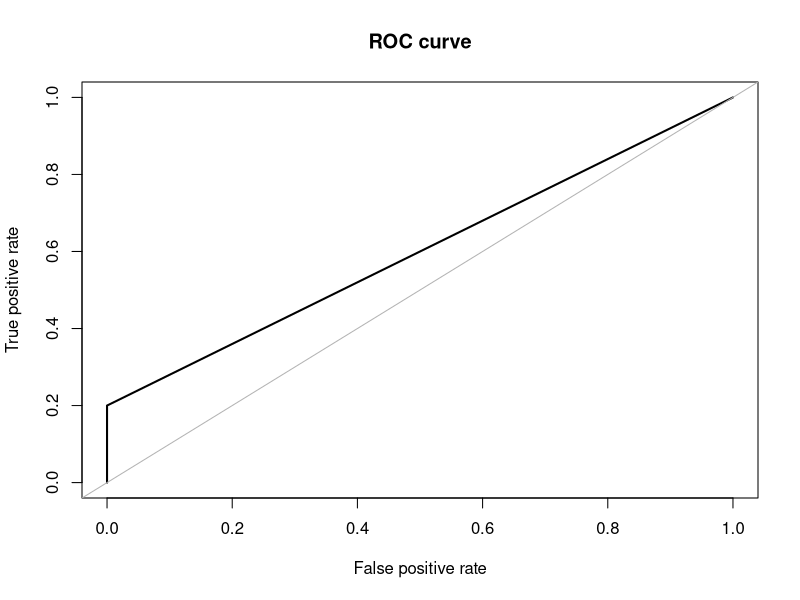
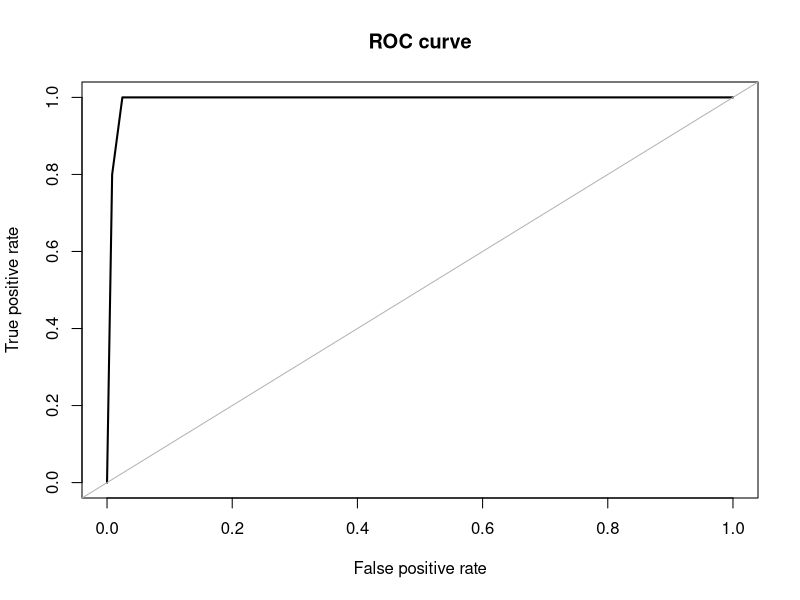
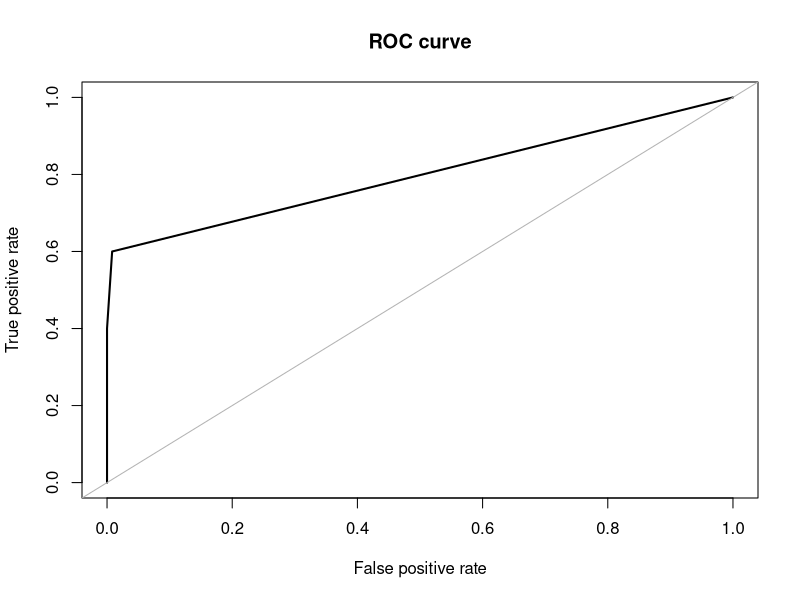
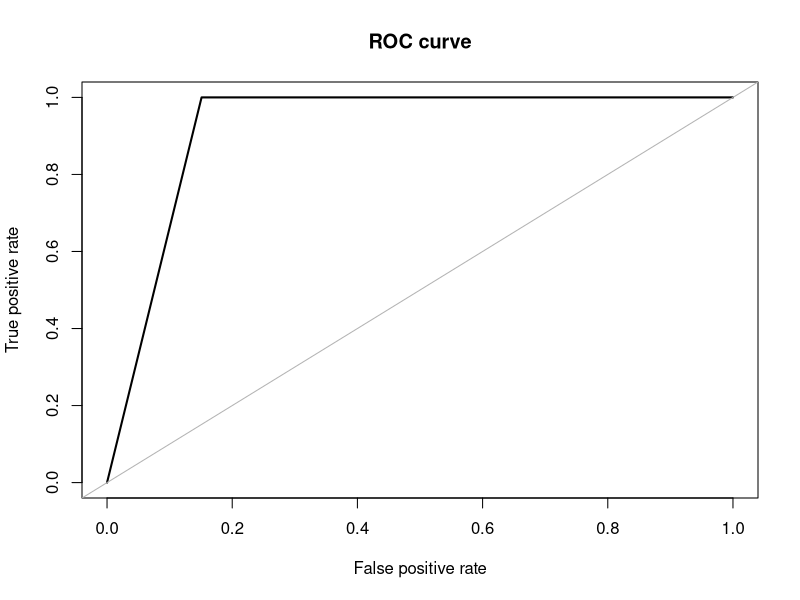
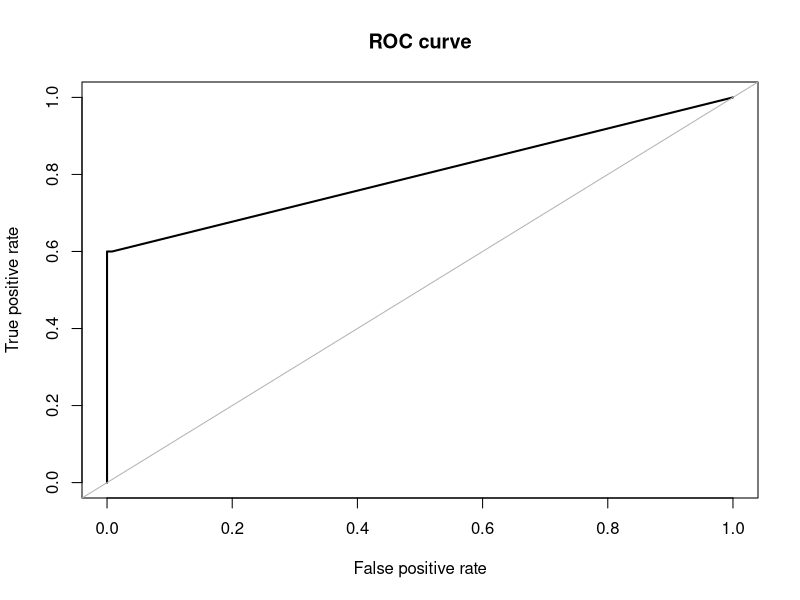

Reproduce these figures in R, in order.
library(ROSE)
library(rpart)

data(hacide)
str(hacide.train)
table(hacide.train$cls)
prop.table(table(hacide.train$cls))

treeimb <- rpart(cls ~. , data = hacide.train)
pred.treeimb <- predict(treeimb, newdata = hacide.test)
accuracy.meas(hacide.test$cls, pred.treeimb[,2])
roc.curve(hacide.test$cls, pred.treeimb[,2])

#oversampling
data_balanced_over <- ovun.sample(cls ~ ., data=hacide.train, method = "over", N = 1960)$data
table(data_balanced_over$cls)

#undersampling
data_balanced_under <- ovun.sample(cls ~ ., data = hacide.train, method = "under", N = 40, seed=1)$data
table(data_balanced_under$cls)

#both
data_balanced_both <- ovun.sample(cls ~ ., data = hacide.train, method = "both", p=.5, N = 1000, seed=1)$data
table(data_balanced_both$cls)

#synthetic generation
data.rose <- ROSE(cls ~ ., data = hacide.train, seed=1)$data
table(data.rose$cls)

#build decision tree models with new data 
tree.rose <- rpart(cls ~ ., data = data.rose)
tree.over <- rpart(cls ~ ., data = data_balanced_over)
tree.under <- rpart(cls ~., data = data_balanced_under)
tree.both <- rpart(cls~ ., data = data_balanced_both)

#predict
pred.tree.rose <- predict(tree.rose, newdata = hacide.test)
pred.tree.over <- predict(tree.over, newdata = hacide.test)
pred.tree.under <- predict(tree.under, newdata = hacide.test)
pred.tree.both <- predict(tree.both, newdata = hacide.test)


#ROC Metric
#AUC ROSE
roc.curve(hacide.test$cls, pred.tree.rose[,2])

#AUC Oversampling
roc.curve(hacide.test$cls, pred.tree.over[,2])

#AUC Undersampling
roc.curve(hacide.test$cls, pred.tree.under[,2])

#AUC Both
roc.curve(hacide.test$cls, pred.tree.both[,2])

#Holdout
ROSE.holdout <- ROSE.eval(cls ~ ., data = hacide.train, learner = rpart, 
                          method.assess = "BOOT", extr.pred = function(obj)obj[,2], seed = 1)
ROSE.holdout
